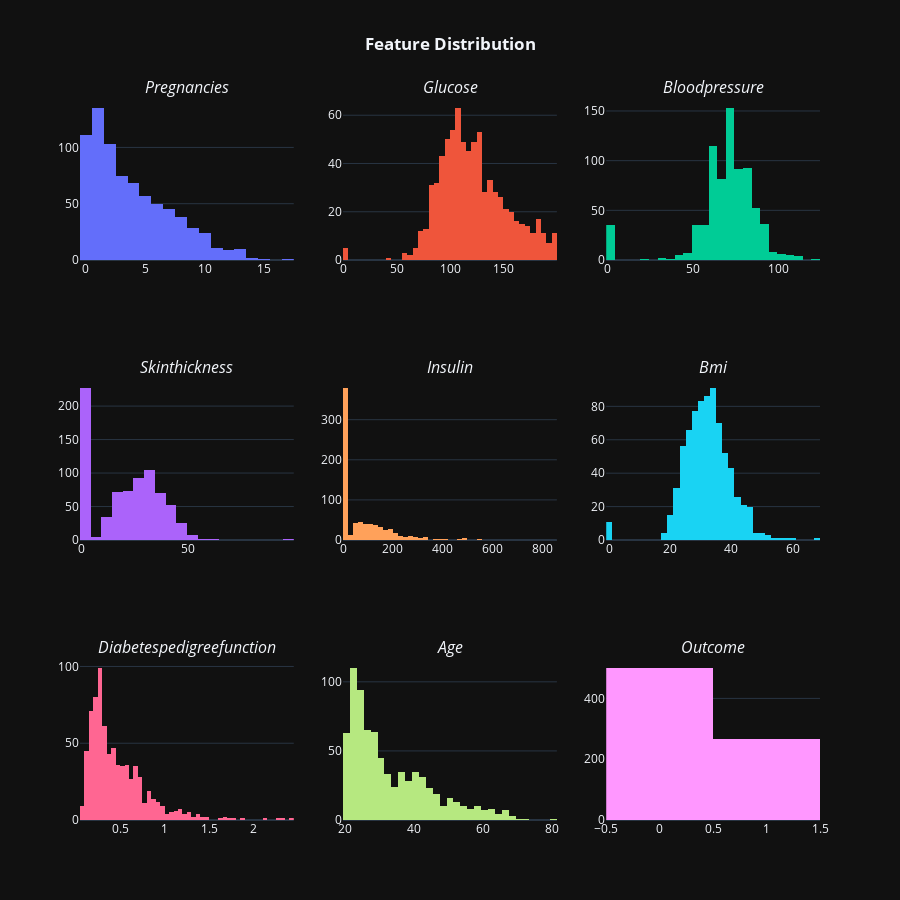

Here is the notebook cell this chart was saved with:
### Markdown cell above
* Plotting the histogram plot for each of the columns

### Code cell
# Defining the subplot's dimension
fig = make_subplots(rows = 3,
                    cols = 3,
                    subplot_titles=[f'<i>{i.title()}' for i in df.columns])

l = len(df.columns)

# Adding the traces to the subplot frame
for i in range(l):
    fig.add_trace(go.Histogram(x = df[df.columns[i]]),
                  col = i % 3 + 1,
                  row = i // 3 +1)

# Modifying features of the subplot
fig.update_layout(height = 900,
                width = 900,
                title_text = '<b>Feature Distribution',
                template = 'plotly_dark',
                title_x = 0.5,
                showlegend=False)

fig.show()

### Figure 1 — Plotly figure (JSON) as saved in the notebook; plotly's stock layout.template omitted (floating-point values rounded to 4 significant figures; data arrays with more than 128 entries replaced by an {"elided": "..."} marker saying what was removed)
{"data": [{"type": "histogram", "x": {"elided": "768 int values"}, "xaxis": "x", "yaxis": "y"}, {"type": "histogram", "x": {"elided": "768 int values"}, "xaxis": "x2", "yaxis": "y2"}, {"type": "histogram", "x": {"elided": "768 int values"}, "xaxis": "x3", "yaxis": "y3"}, {"type": "histogram", "x": {"elided": "768 int values"}, "xaxis": "x4", "yaxis": "y4"}, {"type": "histogram", "x": {"elided": "768 int values"}, "xaxis": "x5", "yaxis": "y5"}, {"type": "histogram", "x": {"elided": "768 float values"}, "xaxis": "x6", "yaxis": "y6"}, {"type": "histogram", "x": {"elided": "768 float values"}, "xaxis": "x7", "yaxis": "y7"}, {"type": "histogram", "x": {"elided": "768 int values"}, "xaxis": "x8", "yaxis": "y8"}, {"type": "histogram", "x": {"elided": "768 int values"}, "xaxis": "x9", "yaxis": "y9"}], "layout": {"annotations": [{"font": {"size": 16}, "showarrow": false, "text": "<i>Pregnancies", "x": 0.1444, "xanchor": "center", "xref": "paper", "y": 1, "yanchor": "bottom", "yref": "paper"}, {"font": {"size": 16}, "showarrow": false, "text": "<i>Glucose", "x": 0.5, "xanchor": "center", "xref": "paper", "y": 1, "yanchor": "bottom", "yref": "paper"}, {"font": {"size": 16}, "showarrow": false, "text": "<i>Bloodpressure", "x": 0.8556, "xanchor": "center", "xref": "paper", "y": 1, "yanchor": "bottom", "yref": "paper"}, {"font": {"size": 16}, "showarrow": false, "text": "<i>Skinthickness", "x": 0.1444, "xanchor": "center", "xref": "paper", "y": 0.6111, "yanchor": "bottom", "yref": "paper"}, {"font": {"size": 16}, "showarrow": false, "text": "<i>Insulin", "x": 0.5, "xanchor": "center", "xref": "paper", "y": 0.6111, "yanchor": "bottom", "yref": "paper"}, {"font": {"size": 16}, "showarrow": false, "text": "<i>Bmi", "x": 0.8556, "xanchor": "center", "xref": "paper", "y": 0.6111, "yanchor": "bottom", "yref": "paper"}, {"font": {"size": 16}, "showarrow": false, "text": "<i>Diabetespedigreefunction", "x": 0.1444, "xanchor": "center", "xref": "paper", "y": 0.2222, "yanchor": "bottom", "yref": "paper"}, {"font": {"size": 16}, "showarrow": false, "text": "<i>Age", "x": 0.5, "xanchor": "center", "xref": "paper", "y": 0.2222, "yanchor": "bottom", "yref": "paper"}, {"font": {"size": 16}, "showarrow": false, "text": "<i>Outcome", "x": 0.8556, "xanchor": "center", "xref": "paper", "y": 0.2222, "yanchor": "bottom", "yref": "paper"}], "height": 900, "showlegend": false, "title": {"text": "<b>Feature Distribution", "x": 0.5}, "width": 900, "xaxis": {"anchor": "y", "domain": [0, 0.2889]}, "xaxis2": {"anchor": "y2", "domain": [0.3556, 0.6444]}, "xaxis3": {"anchor": "y3", "domain": [0.7111, 1]}, "xaxis4": {"anchor": "y4", "domain": [0, 0.2889]}, "xaxis5": {"anchor": "y5", "domain": [0.3556, 0.6444]}, "xaxis6": {"anchor": "y6", "domain": [0.7111, 1]}, "xaxis7": {"anchor": "y7", "domain": [0, 0.2889]}, "xaxis8": {"anchor": "y8", "domain": [0.3556, 0.6444]}, "xaxis9": {"anchor": "y9", "domain": [0.7111, 1]}, "yaxis": {"anchor": "x", "domain": [0.7778, 1]}, "yaxis2": {"anchor": "x2", "domain": [0.7778, 1]}, "yaxis3": {"anchor": "x3", "domain": [0.7778, 1]}, "yaxis4": {"anchor": "x4", "domain": [0.3889, 0.6111]}, "yaxis5": {"anchor": "x5", "domain": [0.3889, 0.6111]}, "yaxis6": {"anchor": "x6", "domain": [0.3889, 0.6111]}, "yaxis7": {"anchor": "x7", "domain": [0, 0.2222]}, "yaxis8": {"anchor": "x8", "domain": [0, 0.2222]}, "yaxis9": {"anchor": "x9", "domain": [0, 0.2222]}}}
